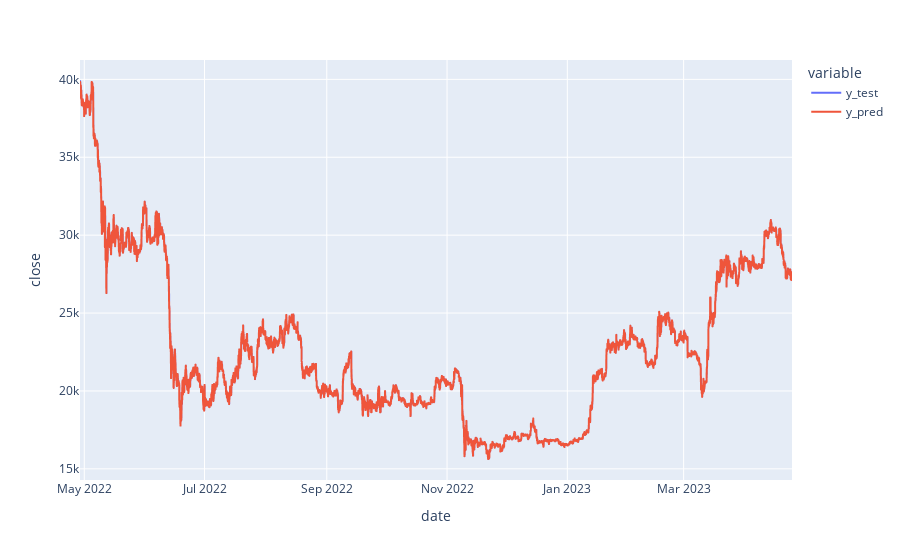

The cell this chart's notebook holds for it:
### Code cell
fig =px.line(df_pred_test,labels={'value':'close'})
fig.show()

### Figure 1 — Plotly figure (JSON) as saved in the notebook; plotly's stock layout.template omitted (floating-point values rounded to 4 significant figures; data arrays with more than 128 entries replaced by an {"elided": "..."} marker saying what was removed)
{"data": [{"hovertemplate": "variable=y_test<br>date=%{x}<br>close=%{y}<extra></extra>", "legendgroup": "y_test", "line": {"color": "#636efa", "dash": "solid"}, "marker": {"symbol": "circle"}, "mode": "lines", "name": "y_test", "showlegend": true, "type": "scattergl", "x": {"elided": "8668 str values"}, "xaxis": "x", "y": {"elided": "8668 float values"}, "yaxis": "y"}, {"hovertemplate": "variable=y_pred<br>date=%{x}<br>close=%{y}<extra></extra>", "legendgroup": "y_pred", "line": {"color": "#EF553B", "dash": "solid"}, "marker": {"symbol": "circle"}, "mode": "lines", "name": "y_pred", "showlegend": true, "type": "scattergl", "x": {"elided": "8668 str values"}, "xaxis": "x", "y": {"elided": "8668 float values"}, "yaxis": "y"}], "layout": {"legend": {"title": {"text": "variable"}, "tracegroupgap": 0}, "margin": {"t": 60}, "xaxis": {"anchor": "y", "domain": [0, 1], "title": {"text": "date"}}, "yaxis": {"anchor": "x", "domain": [0, 1], "title": {"text": "close"}}}}
